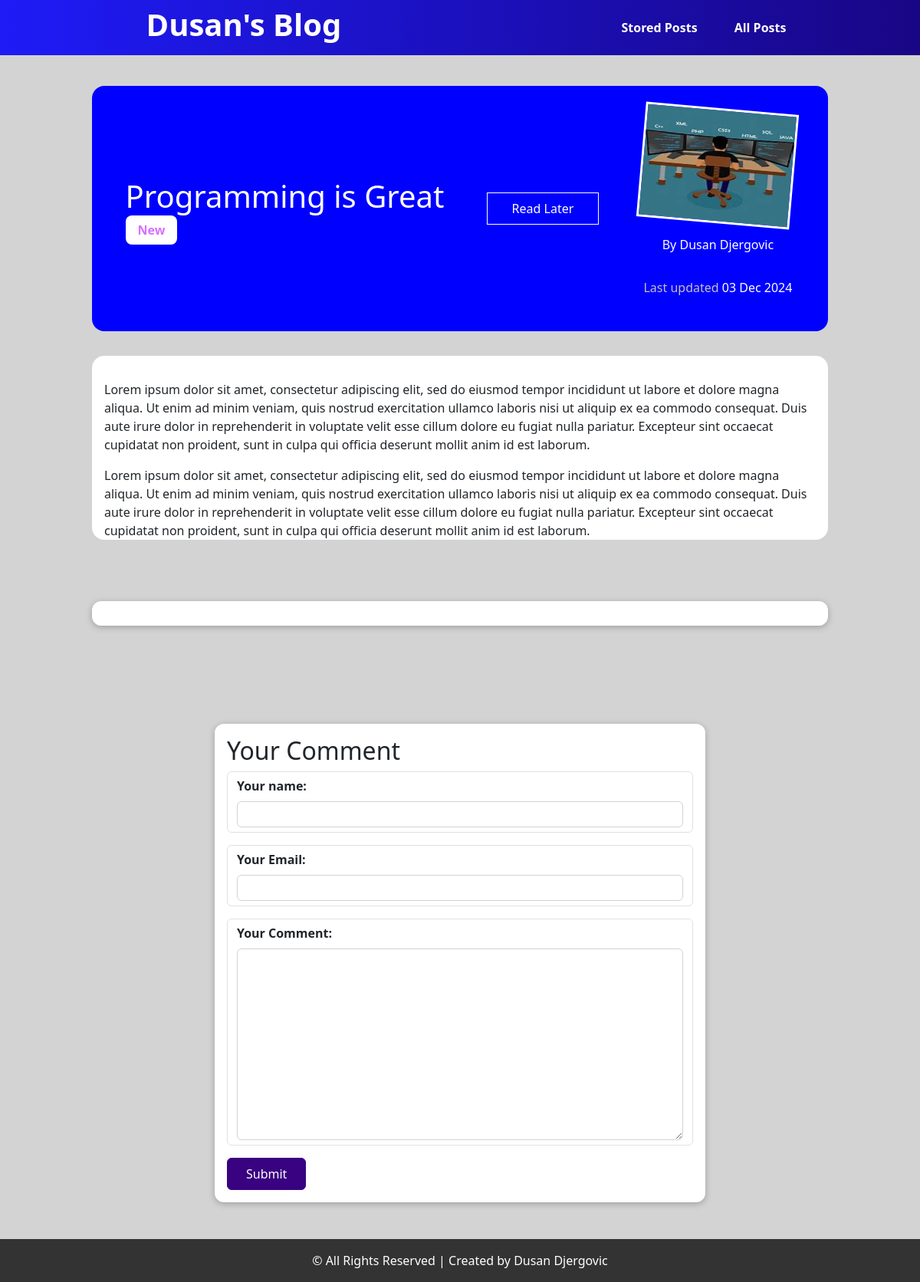
The page /post/programming-is-great on the database its author committed.
### blog/models.py (models this page shows, shortened)
class Post(models.Model):
    title = models.CharField(max_length=100)
    excerpt = models.CharField(max_length=200)
    image = models.ImageField(upload_to="posts", null=True)
    date = models.DateField(auto_now=True)
    slug = models.SlugField(null=True, unique=True)
    content = models.TextField(validators=[MinLengthValidator(10)])
    author = models.ForeignKey(Author, on_delete=models.SET_NULL, null=True, related_name="posts")
    tags = models.ManyToManyField(Tag)

class Tag(models.Model):
    caption = models.CharField(max_length=20)

class Author(models.Model):
    first_name = models.CharField(max_length=50)
    last_name = models.CharField(max_length=50)
    email = models.EmailField()
    class Meta:
        verbose_name = ("Author")
        verbose_name_plural = ("Authors")
    def __str__(self):
        return f"{self.first_name} {self.last_name}"

### blog/views.py (the view, shortened to what this page needs)
# urls.py: path("post/<slug:slug>", views.SinglePostView.as_view(), name="hobi"),
class SinglePostView(View):
    def is_stored_post(self, request, post_id):
        stored_posts = request.session.get("stored_posts")
        if stored_posts is not None:
            is_saved_for_later = post_id in stored_posts
        else:
            is_saved_for_later = False
        return is_saved_for_later
    def get(self, request, slug):
        post = Post.objects.get(slug=slug)
        context = {
            "post": post,
            "tags": post.tags.all(),
            "comment_form": CommentForm(),
            "comments": post.comments.all().order_by("-id"),
            "saved_for_later": self.is_stored_post(request, post.id)
        }
        return render(request, "blog/hobies.html", context)

### blog/forms.py
class CommentForm(ModelForm):
    class Meta:
        model = Comment
        exclude = ["post"]
        labels = {
            "user_name": "Your name",
            "user_email": "Your Email",
            "text": "Your Comment"
        }

### blog/templates/blog/hobies.html (shortened to what this page needs)
{% extends "base.html" %}
{% load static %}
{% block styles %}
    <link rel="stylesheet" href="{% static "blog/hobies.css" %}">
{% endblock  %}
{% block content %}
    <section>
        <div class="first">
                <div>
                    <h1>{{post.title}}</h1>
                    {% for tag in tags%}
                    <span class="tag">{{tag.caption}}</span>
                    {% endfor %}
                </div>
                <div id="read-later">
                    <form method="POST" action="{% url "read-later" %}">
                        <button>
                            {% if saved_for_later %}
                                Remove from "Read Later" list
                            {% else %}
                                Read Later
                            {% endif %}
                        </button>
                    </form>
                </div>
                <div class="img-date">
                    <img src="{{ post.image.url }}" alt="">
                    <address>
                        <a href="mailto:test@test.com">By {{post.author}}</a>
                    </address>
                    <p>Last updated
                        <span id="time">{{post.date|date:"d M Y"}}</span>
                    </p>
                </div>
        </div>
        <div class="second">
            <p>{{post.content|linebreaks}}</p>
        </div>
        <div id="comments">
        </div>
        <div id="comment-form">
            <h2>Your Comment</h2>
            <form method="POST" action="{% url "hobi" post.slug %}">
                {% for form_field in comment_form %}
                    <div class="form-control">
                        {{form_field.label_tag}}
                        {{form_field}}
                    </div>
                {% endfor %}
                <button type="submit">Submit</button>
            </form>
        </div>
    </section>
{% endblock  %}

### static/base.css (style rules this page uses)
* { margin: 0; padding: 0; box-sizing: border-box; }
body { font-family: "Roboto Condensed", serif; }

### blog/static/blog/hobies.css (style rules this page uses)
* { margin: 0; padding: 0; }
section { background-color: lightgray; display: flex; flex-direction: column; align-items: center; justify-content: center; gap: 2rem; overflow: hidden; }
.first { padding: 1rem; margin-top: 2.5rem; border-radius: 1rem; height: 40vh; width: 80%; background-color: blue; color: white; display: flex; justify-content: space-around; align-items: center; }
.first .img-date { display: flex; flex-direction: column; align-items: center; justify-content: center; gap: 1rem; }
.first .img-date img { border: 3px solid white; transform: rotate(5deg); width: 200px; height: 150px; }
.first .img-date p { color: rgb(199, 191, 191); }
.img-date address a { text-decoration: none; color: white !important; }
.second { overflow-y: scroll; border-radius: 1rem; height: 30vh; width: 80%; background-color: white; display: flex; flex-direction: column; justify-content: space-between; padding: 1rem; }
#time { color: white; }
.tag { background-color: white; color: #d870ff; padding: 0.5rem 1rem; border-radius: .5rem; font-weight: bold; }
#comment-form { margin: 3rem auto; width: 90%; max-width: 40rem; border-radius: 12px; background-color: white; box-shadow: 0 2px 8px rgba(0, 0, 0, 0.25); padding: 1rem; }
.form-control { margin-bottom: 1rem; }
.form-control label { font-weight: bold; margin-bottom: 0.5rem; display: block; }
.form-control input, .form-control textarea { display: block; width: 100%; font: inherit; padding: .25rem; border-radius: 6px; border: 1px solid lightgray; }
#comment-form button { background-color: #390281; color: white; border: 1px solid #390281; padding: .5rem 1.5rem; border-radius: 6px; cursor: pointer; }
#comments { margin: 3rem auto; width: 90%; max-width: 60rem; border-radius: 12px; background-color: white; box-shadow: 0 2px 8px rgba(0, 0, 0, 0.25); padding: 1rem 2rem; }
#read-later { margin: 2rem 0; }
#read-later button { background-color: transparent; border: 1px solid white; padding: .5rem 2rem; font: inherit; color: white; cursor: pointer; }

### rows shown on the page
Post: title "Programming is Great", image (picture), author "Dusan Djergovic", date "03 Dec 2024", content "Lorem ipsum dolor sit amet, consectetur adipiscing elit, sed do eiusmod tempor incididunt ut labore et dolore magna aliqua. Ut enim ad minim veniam, quis nostrud exercitation ullamco laboris nisi ut aliquip ex ea commodo consequat. Duis aute irure dolor in reprehenderit in voluptate velit esse cillum dolore eu fugiat nulla pariatur. Excepteur sint occaecat cupidatat non proident, sunt in culpa qui officia deserunt mollit anim id est laborum. Lorem ipsum dolor sit amet, consectetur adipiscing elit, sed do eiusmod tempor incididunt ut labore et dolore magna aliqua. Ut enim ad minim veniam, quis nostrud exercitation ullamco laboris nisi ut aliquip ex ea commodo consequat. Duis aute irure dolor…"
Tag: caption "New"
